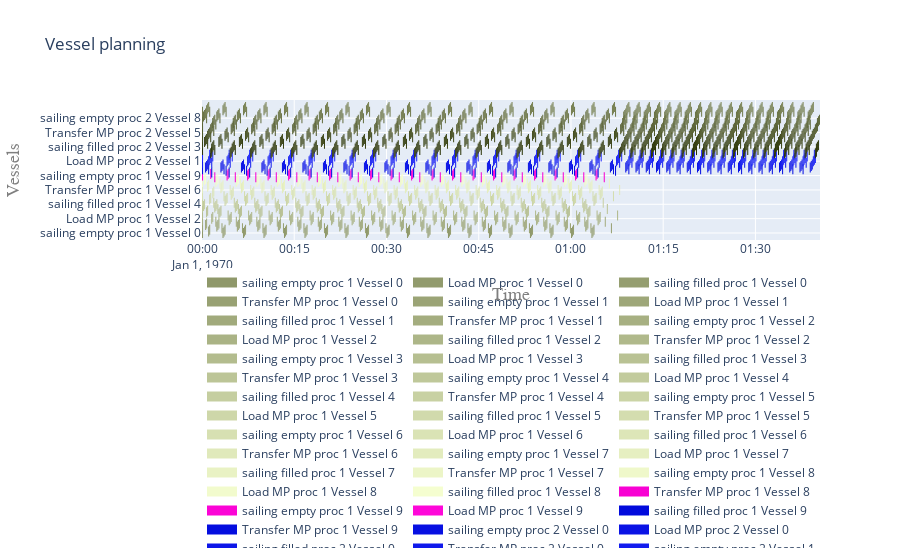

The cell this chart's notebook holds for it:
### Code cell
acts = []
for p in processes:
    acts.extend(p.sub_processes[0].sub_processes)
    
plot.vessel_planning(acts)
